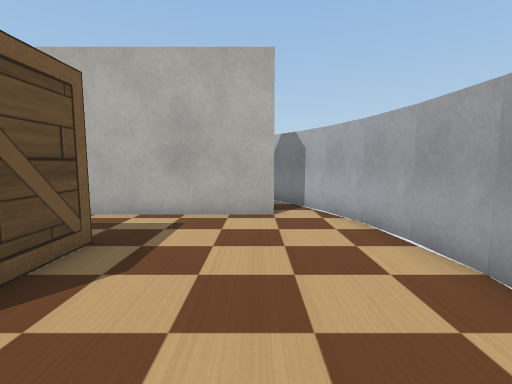
[1] (above)

16 first-person views from a walk through a Webots world. The camera is 0.29 m above the floor, tilts 6° down and sees 85° across. The floor is counted in squares, 0.2 m on a side. Each view is taken from the middle of a square. On the plan, view 1 faces up. The plan holds only what a view shows up to about 14 squares ahead; the rest is blank. Robots are left out. Simple shapes and patterns stand in for the simulator's stock objects.

[2]
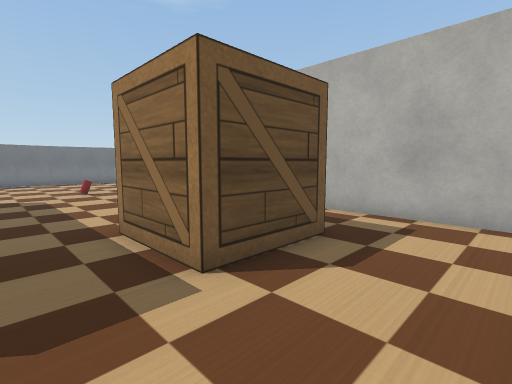

[3]
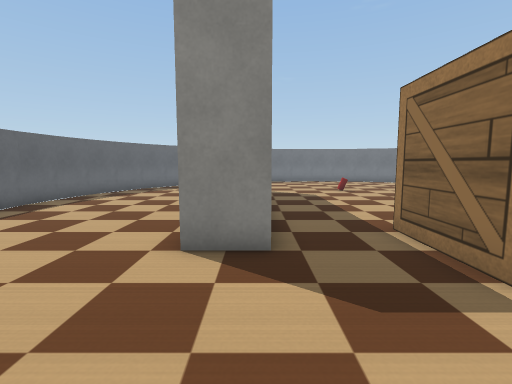

[4]
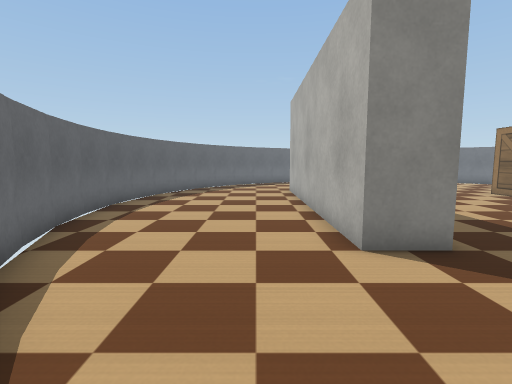

[5]
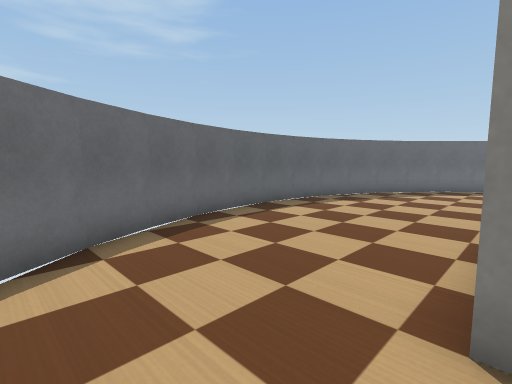

[6]
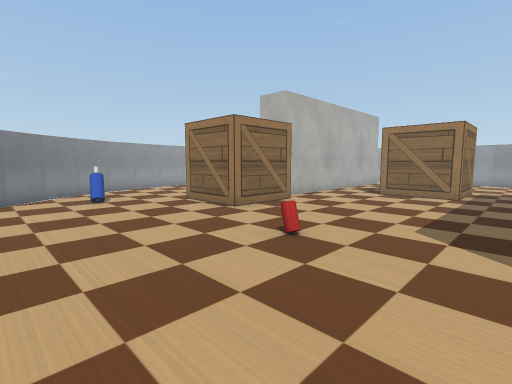

[7]
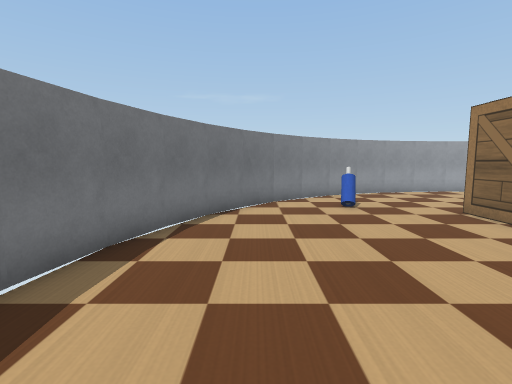

[8]
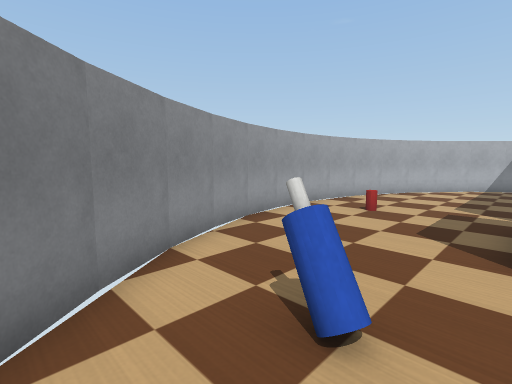

[9]
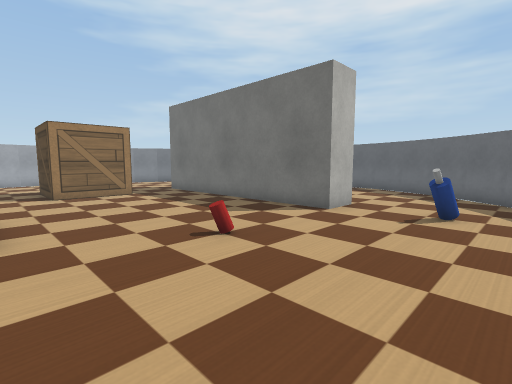

[10]
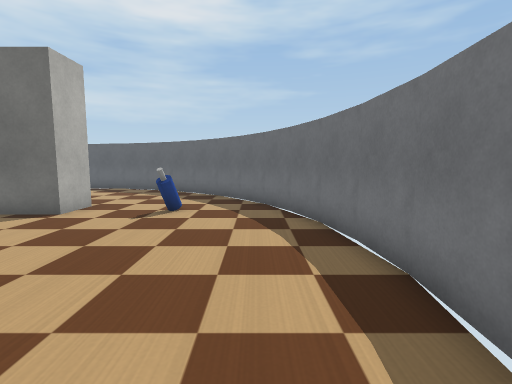

[11]
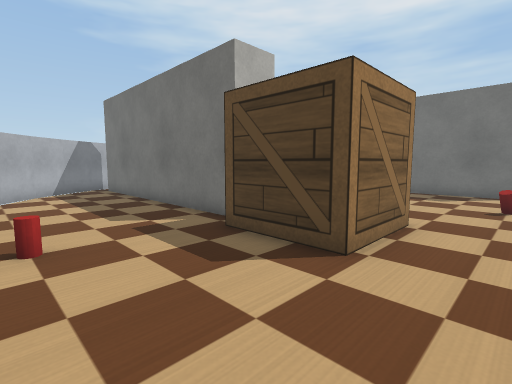

[12]
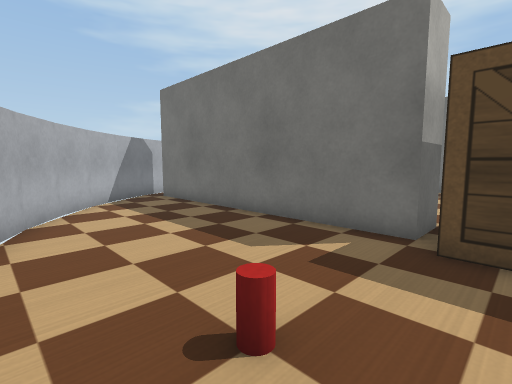

[13]
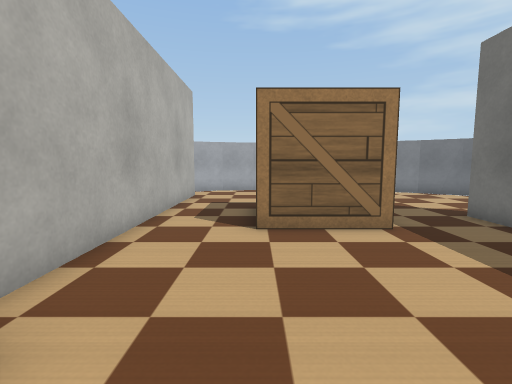

[14]
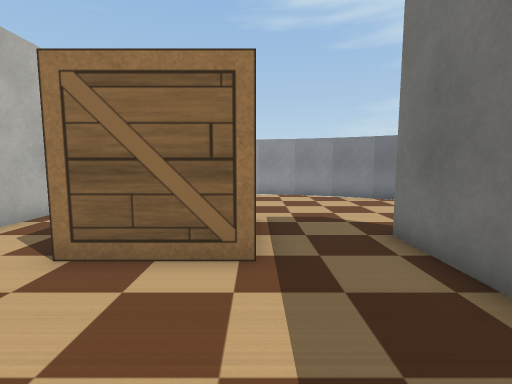

[15]
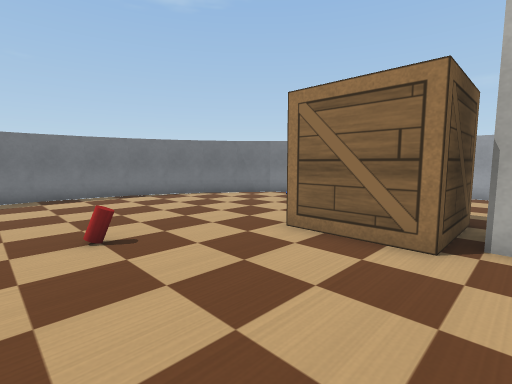

[16]
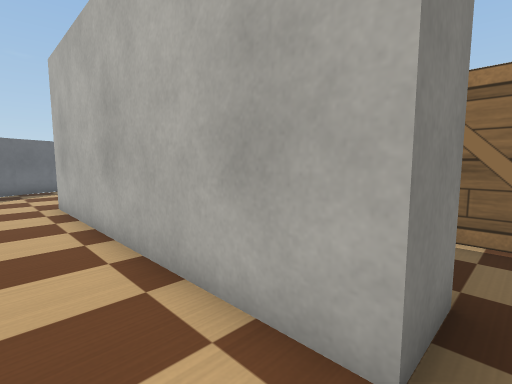

### Floor plan
Key: @ floor where view 1 was taken; # wall or solid block; . floor; B wooden box; C drink can; T bottle.
Columns run from 22 left of view 1 to 3 right of it. Each row starts with its distance up from view 1.
 16         ##########
 15       ###........###
 14     ###......C.....###
 13    ##................##
 12   ##..T...............##
 11   #...T................#
 10  ##......BBBB..........##
  9  #.......B  B##########.#
  8 ##.......B  B##########.##
  7 #........BBBB............#
  6 #........................#
  5 #...............BBBB.....#
  4 #.......C.......B  B.....#
  3 #...............B  B.....#
  2 #...............BBBB.....#
  1 #........................#
  0 #.....................@..#
 -1 ##..TT..##########......##
 -2  #......##########......#
 -3  ##....................##
 -4   #.................. .#
 -5   ##................. ##
 -6    ##................
 -7     ###............##
 -8       ###........###
 -9         ##########

Where each view was taken, in squares from view 1:
view 1: 0 up, 0 right, facing up
view 2: 0 up, 0 right, facing up-left
view 3: 1 down, 0 right, facing left
view 4: 4 down, 0 right, facing left
view 5: 2 down, 2 left, facing down-left
view 6: 0 up, 19 left, facing up-right
view 7: 2 up, 19 left, facing up
view 8: 10 up, 18 left, facing up-right
view 9: 7 up, 19 left, facing down-right
view 10: 7 up, 20 left, facing down
view 11: 14 up, 15 left, facing down-right
view 12: 15 up, 11 left, facing down-right
view 13: 5 up, 12 left, facing right
view 14: 2 up, 10 left, facing right
view 15: 2 up, 9 left, facing up-left
view 16: 4 down, 4 left, facing up-left
